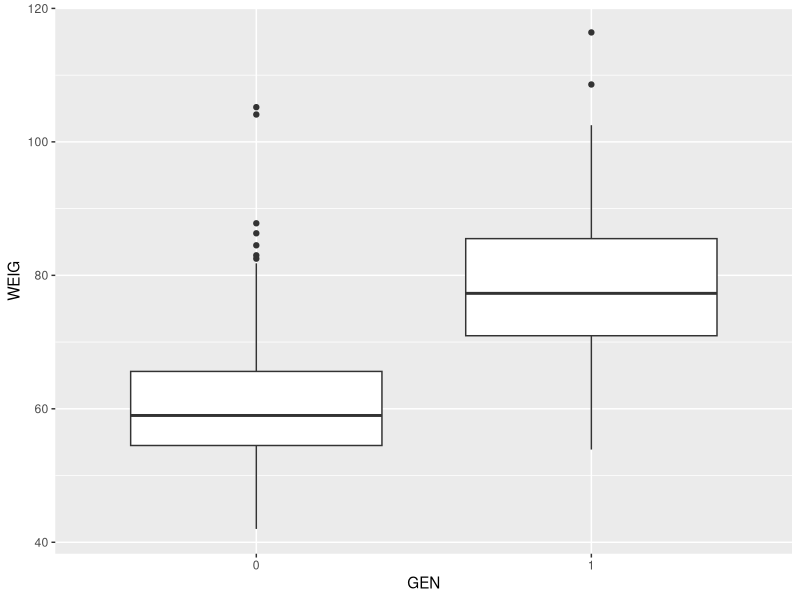
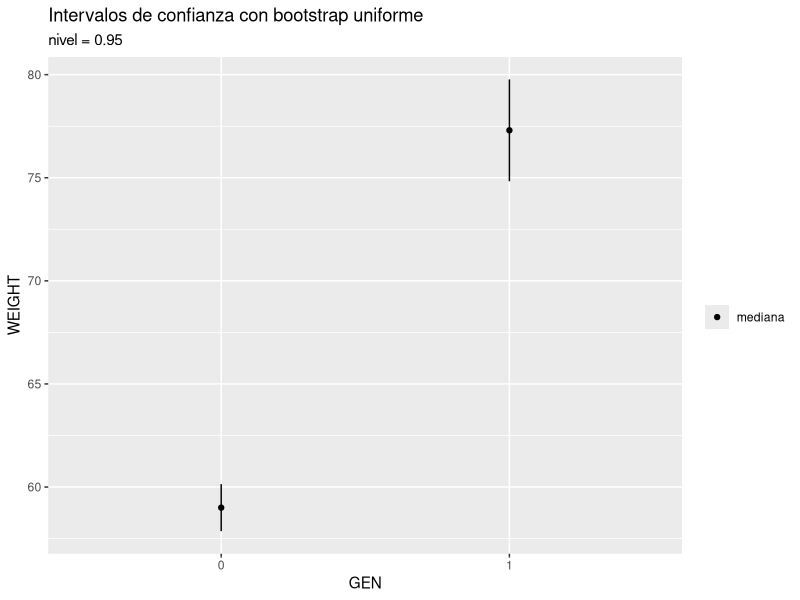
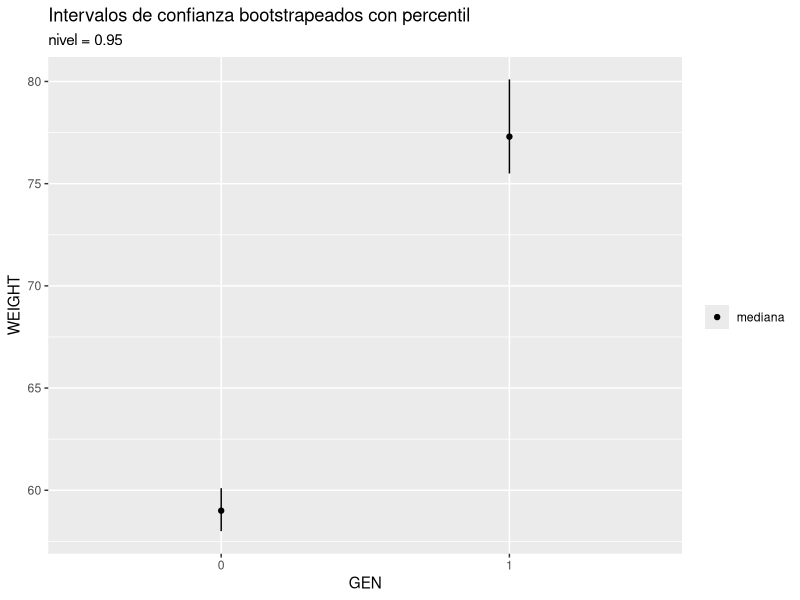
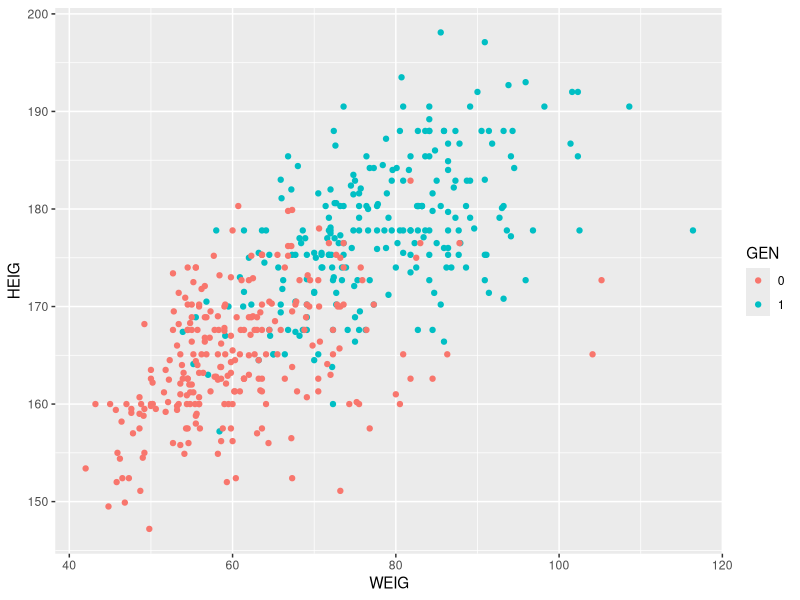
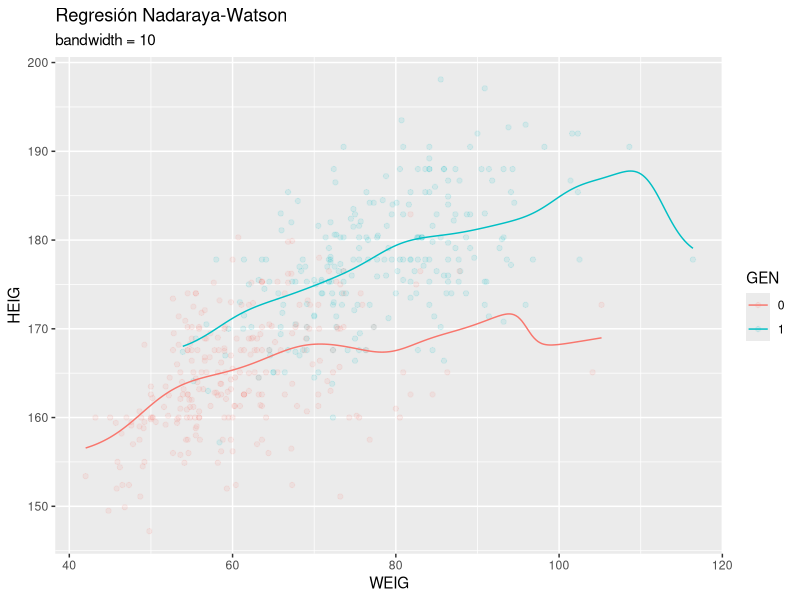
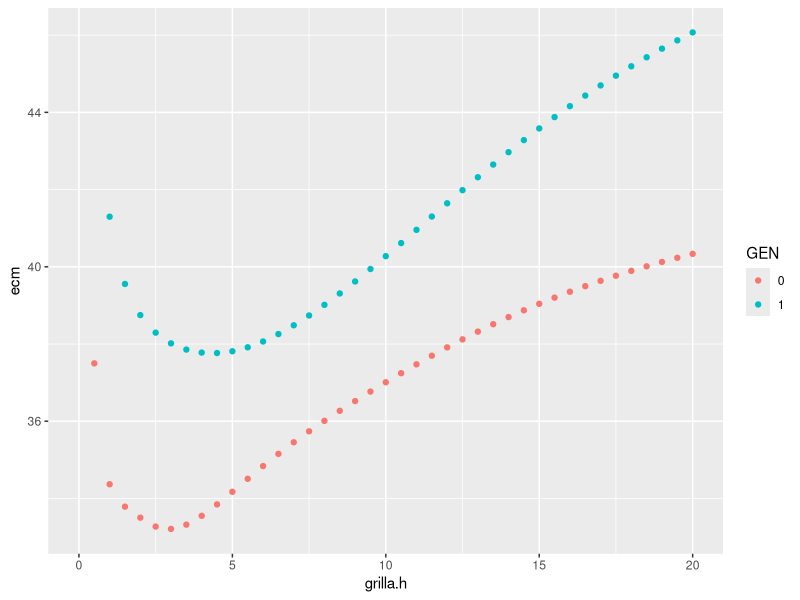
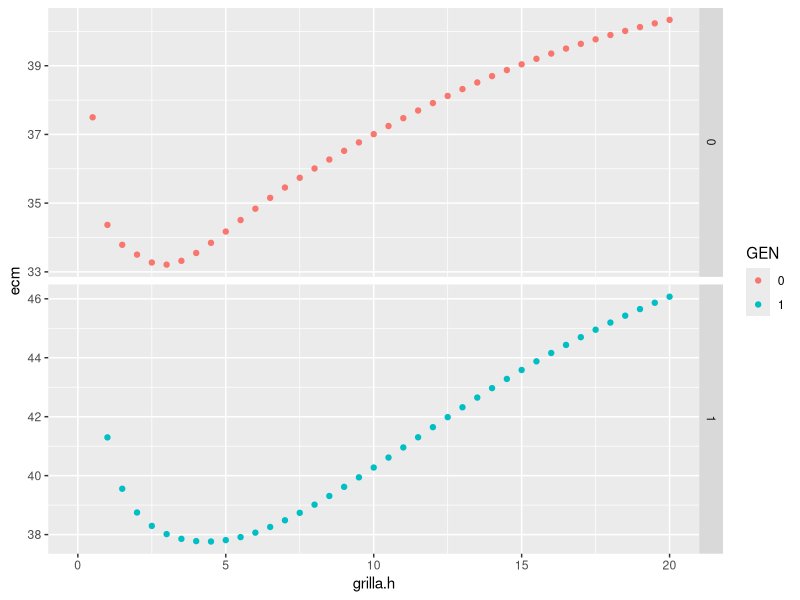
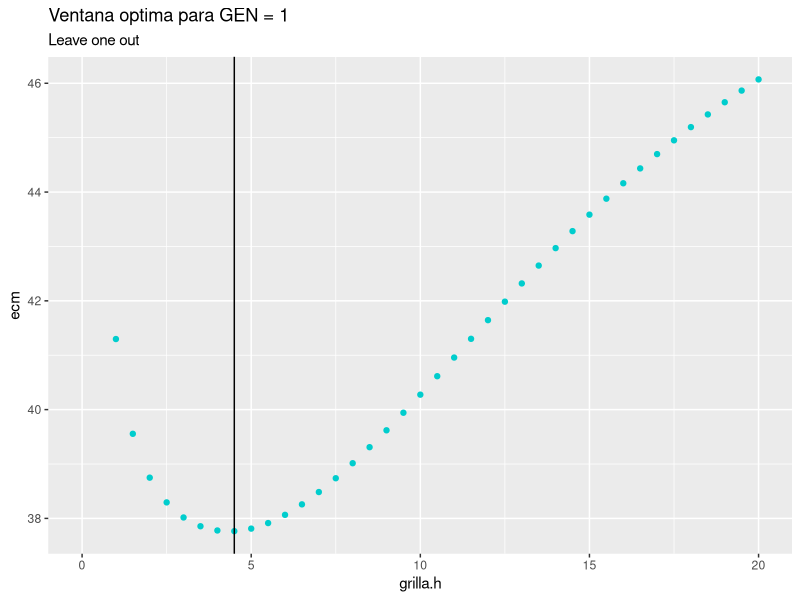

Write R code to recreate these figures, in order.
## ---- chunk 1
library(tidyverse)
library(readxl)
## ---- chunk 2
df <- read_excel('body.xls', col_names = FALSE)
colnames(df)<-(c("BIAC","BIIL","BITRO","CHEST1","CHEST2","ELBOW","WRIST", "KNEE","ANKLE","SHOUL","CHESTG","WAISTG","NAVEL","HIP","GLUTE","BICEP", "FLOREA","KNEEG","CALF","ANKLEG","WRISTG","AGE","WEIG","HEIG","GEN"))
head(df)
## ---- chunk 3
colSums(is.na(df))
## ---- chunk 4
df$GEN <- as.factor(df$GEN)
df %>% group_by(GEN) -> df_GEN
## ---- chunk 5
df %>% ggplot(aes(GEN, WEIG)) + geom_boxplot()
## ---- chunk 6
bootstrap = function(n, x, estad = median, s = FALSE) {
  if (!s) {
    s = length(x)
  }
  return(replicate(n, estad(sample(x, s, replace = TRUE))))
}
## ---- chunk 7
B = 5000
df_GEN %>%
  # Usamos (length(WEIG) - 1) * sd / length(WEIG) para usar el sesgado
  summarise(WEIGHT = median(WEIG), s = 1.96*sqrt((B-1)/B)*sd(bootstrap(B, WEIG, median))) %>%
  ggplot(aes(GEN, WEIGHT, s, ymin = WEIGHT-s, ymax = WEIGHT+s)) + geom_linerange() + geom_point(aes(fill = "mediana")) + labs(title = "Intervalos de confianza con bootstrap uniforme", subtitle = "nivel = 0.95") + scale_fill_discrete(name = "")
## ---- chunk 8
df_GEN %>% 
  summarise(WEIGHT = median(WEIG), a = quantile(bootstrap(B, WEIG, median), 0.025), b = quantile(bootstrap(B, WEIG, median), 0.975)) %>%
  ggplot(aes(GEN, WEIGHT, ymin = a, ymax = b)) + geom_linerange() + geom_point(aes(fill = "mediana")) + labs(title = "Intervalos de confianza bootstrapeados con percentil", subtitle = "nivel = 0.95") + scale_fill_discrete(name = "")
## ---- chunk 9
df_GEN %>% ggplot(aes(WEIG, HEIG)) + geom_point(aes(color = GEN))
## ---- chunk 10
df_GEN %>% do(ksmooth(x = .$WEIG, y = .$HEIG, bandwidth = 10, kernel = "normal") %>% as.data.frame()) -> regnopar
head(regnopar)
## ---- chunk 11
df_GEN %>%
  ggplot(aes(WEIG, HEIG)) + geom_point(aes(color = GEN), alpha = 0.1) + geom_line(data = regnopar, aes(x, y, color = GEN)) + labs(title = "Regresión Nadaraya-Watson", subtitle = "bandwidth = 10")
## ---- chunk 12
bw.loocv = function(df, x, y, grilla.h = NA, K = dnorm) {
  x <- df %>% pull({{x}})
  y <- df %>% pull({{y}})
  n <- length(x)
  if (any(is.na(grilla.h))) {
    silverman <- bw.nrd0(x)
    grilla.h <- seq(silverman * 10^(-2), silverman * 10^2, length.out = 100)
  }
  f <- matrix(NA, n, length(grilla.h))
  for (i in 1:n) {
    for (h in 1:length(grilla.h)) {
      f[i, h] <- y%*%K((x[i] - x)/grilla.h[h])
      f[i, h] <- f[i,h] - y[i] * K(0)
      f[i, h] <- f[i,h] / (sum(K((x[i] - x)/grilla.h[h])) - K(0))
    }
  }
  ecm = colMeans((y - f)^2)
  return(list("h.CV" = grilla.h[which.min(ecm)], "grilla.h" = grilla.h, "ecm" = ecm))
}
## ---- chunk 13
grilla <- seq(0, 20, by = 0.5)
df %>% filter(GEN == 0) %>% bw.loocv(WEIG, HEIG, grilla)
## ---- chunk 14
df_GEN %>%
  do(bw.loocv(., WEIG, HEIG, grilla) %>% as.data.frame()) %>%
  ggplot(aes(grilla.h, ecm)) + geom_point(aes(color = GEN))
## ---- chunk 15
df_GEN %>%
  do(bw.loocv(., WEIG, HEIG, grilla) %>% as.data.frame()) %>%
  ggplot(aes(grilla.h, ecm)) + geom_point(aes(color = GEN)) + facet_grid(rows = vars(GEN), scales = "free_y")
## ---- chunk 16
df %>% filter(GEN == 1) %>%
  bw.loocv(WEIG, HEIG, grilla) -> regnopar1
regnopar1 %>% as.data.frame() %>%
  ggplot(aes(grilla.h, ecm)) + geom_point(color = "cyan3") +
  geom_vline(aes(xintercept = h.CV)) +
  labs(title = "Ventana optima para GEN = 1", subtitle = "Leave one out") + scale_fill_discrete(name = "")
## ---- chunk 17
df %>% filter(GEN == 0) %>%
  bw.loocv(WEIG, HEIG, grilla) -> regnopar0
regnopar0 %>% as.data.frame() %>%
  ggplot(aes(grilla.h, ecm)) + geom_point(color = "coral2") +
  geom_vline(aes(xintercept = h.CV)) +
  labs(title = "Ventana optima para GEN = 0", subtitle = "Leave one out") + scale_fill_discrete(name = "")
## ---- chunk 18
df %>% filter(GEN == 0) -> df_0
df %>% filter(GEN == 1) -> df_1
## ---- chunk 19
df_GEN %>%
  ggplot(aes(WEIG, HEIG)) + geom_point(aes(color = GEN), alpha = 0.1) +
  geom_line(data = ksmooth(df_0$WEIG, y = df_0$HEIG, bandwidth = regnopar0$h.CV, kernel = "normal") %>% as.data.frame(), aes(x, y), color = "coral2") +
  geom_line(data = ksmooth(df_1$WEIG, y = df_1$HEIG, bandwidth = regnopar1$h.CV, kernel = "normal") %>% as.data.frame(), aes(x, y), color = "cyan3") +
  geom_smooth(data = df_GEN, method='lm', aes(color = GEN), se = FALSE, linetype = "dashed") + 
  labs(title = "Nadaraya-Watson vs. Cuadrados mínimos", subtitle = "ventana óptima para c/GEN")
## ---- chunk 20
train <- as.vector(read.table('TrainTest.txt')$V1)
df_train <- df[train,]
df_test <- df[!train,]

print(c('train' = nrow(df_train), 'test' = nrow(df_test)))
## ---- chunk 21
lmtodos <- lm(WEIG ~ ., df_train)
summarytodos <- summary(lmtodos)
colnames(summarytodos$coefficients) <- c('estimate', 'sd', 't', 'p')
summarytodos
## ---- chunk 22
df$GEN <- as.numeric(df$GEN) - 1
heatmap(cor(df))
## ---- chunk 23
sum((predict(lmtodos, df_test) - df_test$WEIG)^2)
## ---- chunk 24
summarytodos$coefficients %>% as.data.frame() %>% ggplot(aes(1, p)) + geom_label(label = rownames(summarytodos$coefficients))
## ---- chunk 25
summarytodos$coefficients %>% as.data.frame() %>% ggplot(aes(1, p)) + geom_label(label = rownames(summarytodos$coefficients)) + ylim(0, 0.05)
## ---- chunk 26
coefbuenos <- summarytodos$coefficients[summarytodos$coefficients[,'p'] < 0.01, 'estimate']
colbuenas <- names(coefbuenos[2:(length(coefbuenos)-1)])
colbuenas
## ---- chunk 27
df_bueno <- df[colbuenas]
heatmap(cor(df_bueno))
## ---- chunk 28
eigbueno <- eigen(cor(df_bueno))
eigbueno
## ---- chunk 29
colbuenas <- c("CHEST1", "KNEE", "GLUTE", "CALF", "AGE", "HEIG")
df_bueno <- df[colbuenas]
heatmap(cor(df_bueno))
## ---- chunk 30
eigen(cor(df_bueno))
## ---- chunk 31
lmbueno <- lm(WEIG ~ AGE + GLUTE + HEIG + CHEST1 + CALF + KNEE, df_train)
summarybueno <- summary(lmbueno)
summarybueno
## ---- chunk 32
library(glmnet)
## ---- chunk 33
lassofit <- glmnet(as.matrix(df_train[,colnames(df_train) != "WEIG"]), as.matrix(df_train[,"WEIG"]))
lassofit
## ---- chunk 34
plot(lassofit, xvar = "lambda")
## ---- chunk 35
lassocv <- cv.glmnet(as.matrix(df_train[,colnames(df_train) != "WEIG"]), as.matrix(df_train[,"WEIG"]))
## ---- chunk 36
coef(lassofit, s = lassocv$lambda.1se)
## ---- chunk 37
sum((predict(lmtodos, df_test) - df_test$WEIG)^2)
## ---- chunk 38
sum((predict(lmbueno, df_test) - df_test$WEIG)^2)
## ---- chunk 39
sum((predict(lassofit, as.matrix(df_test[,colnames(df_test) != "WEIG"]), s = lassocv$lambda.1se) - df_test$WEIG)^2)
## ---- chunk 40
sum((predict(lassofit, as.matrix(df_test[,colnames(df_test) != "WEIG"]), s = lassocv$lambda.min) - df_test$WEIG)^2)
